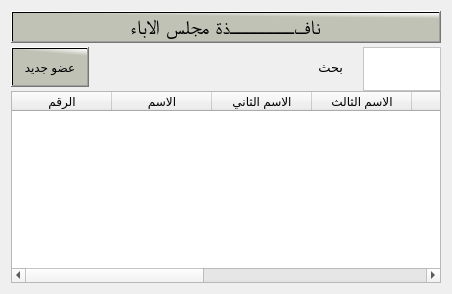
                   <widget class="QWidget" name="tab_242">
                    <attribute name="title">
                     <string>مجلس الاباء</string>
                    </attribute>
                    <layout class="QGridLayout" name="gridLayout_17">
                     <item row="0" column="0">
                      <layout class="QVBoxLayout" name="verticalLayout_140" stretch="5,5,90">
                       <property name="spacing">
                        <number>2</number>
                       </property>
                       <item>
                        <widget class="QPushButton" name="pushButton_274">
                         <property name="font">
                          <font>
                           <family>Motken K Sina</family>
                           <pointsize>15</pointsize>
                           <weight>9</weight>
                           <italic>false</italic>
                           <bold>false</bold>
                          </font>
                         </property>
                         <property name="cursor">
                          <cursorShape>PointingHandCursor</cursorShape>
                         </property>
                         <property name="styleSheet">
                          <string notr="true">background-color: qlineargradient(spread:pad, x1:0.964478, y1:0.193, x2:1, y2:0, stop:0 rgba(191, 194, 181, 255), stop:1 rgba(255, 255, 255, 255));
color:rgb(0, 0, 0);

  font: 75 15pt &quot;Motken K Sina&quot;;</string>
                         </property>
                         <property name="text">
                          <string>نافــــــــذة مجلس الاباء</string>
                         </property>
                         <property name="flat">
                          <bool>false</bool>
                         </property>
                        </widget>
                       </item>
                       <item>
                        <layout class="QHBoxLayout" name="horizontalLayout_225" stretch="20,40,20,20">
                         <property name="spacing">
                          <number>20</number>
                         </property>
                         <item>
                          <widget class="QPushButton" name="btnAddNewCouncilFathers">
                           <property name="maximumSize">
                            <size>
                             <width>120</width>
                             <height>40</height>
                            </size>
                           </property>
                           <property name="layoutDirection">
                            <enum>Qt::LeftToRight</enum>
                           </property>
                           <property name="styleSheet">
                            <string notr="true">background-color: qlineargradient(spread:pad, x1:0.964478, y1:0.193, x2:1, y2:0, stop:0 rgba(191, 194, 181, 255), stop:1 rgba(255, 255, 255, 255));
color:rgb(0, 0, 0);

font: 18pt &quot;Mohammad Annoktah&quot;;

font: 15pt &quot;PT Bold Heading&quot;;</string>
                           </property>
                           <property name="text">
                            <string>عضو جديد</string>
                           </property>
                           <property name="icon">
                            <iconset>
                             <normaloff>نظام المدرسة/اضافة.svg</normaloff>نظام المدرسة/اضافة.svg</iconset>
                           </property>
                           <property name="iconSize">
                            <size>
                             <width>30</width>
                             <height>30</height>
                            </size>
                           </property>
                          </widget>
                         </item>
                         <item>
                          <spacer name="horizontalSpacer_62">
                           <property name="orientation">
                            <enum>Qt::Horizontal</enum>
                           </property>
                           <property name="sizeHint" stdset="0">
                            <size>
                             <width>40</width>
                             <height>20</height>
                            </size>
                           </property>
                          </spacer>
                         </item>
                         <item>
                          <widget class="QLabel" name="label_194">
                           <property name="maximumSize">
                            <size>
                             <width>120</width>
                             <height>40</height>
                            </size>
                           </property>
                           <property name="font">
                            <font>
                             <family>Motken K Sina</family>
                             <pointsize>10</pointsize>
                             <weight>50</weight>
                             <italic>false</italic>
                             <bold>false</bold>
                            </font>
                           </property>
                           <property name="styleSheet">
                            <string notr="true"/>
                           </property>
                           <property name="text">
                            <string>بحث</string>
                           </property>
                          </widget>
                         </item>
                         <item>
                          <widget class="QTextEdit" name="txtCouncilFathersSearch">
                           <property name="sizePolicy">
                            <sizepolicy hsizetype="Expanding" vsizetype="Expanding">
                             <horstretch>0</horstretch>
                             <verstretch>0</verstretch>
                            </sizepolicy>
                           </property>
                           <property name="minimumSize">
                            <size>
                             <width>15</width>
                             <height>44</height>
                            </size>
                           </property>
                           <property name="maximumSize">
                            <size>
                             <width>250</width>
                             <height>40</height>
                            </size>
                           </property>
                           <property name="sizeIncrement">
                            <size>
                             <width>15</width>
                             <height>15</height>
                            </size>
                           </property>
                           <property name="layoutDirection">
                            <enum>Qt::LeftToRight</enum>
                           </property>
                           <property name="styleSheet">
                            <string notr="true">background-color:rgb(255, 255, 255);
color:rgb(0, 0, 0);
font: 10pt &quot;PT Bold Heading&quot;;</string>
                           </property>
                          </widget>
                         </item>
                        </layout>
                       </item>
                       <item>
                        <layout class="QHBoxLayout" name="horizontalLayout_226">
                         <item>
                          <widget class="QTableWidget" name="tblCouncilFathers">
                           <property name="styleSheet">
                            <string notr="true">QTableWidget {
    background-color: #FFFFFF;
    alternate-background-color:rgb(0, 0, 0);
    font: 9pt &quot;PT Bold Heading&quot;;
    font-weight: bold;
 color:rgb(0, 0, 0)
}

 background-color: qlineargradient(spread:pad, x1:0.964478, y1:0.193, x2:1, y2:0, stop:0 rgba(191, 194, 181, 255), stop:1 rgba(255, 255, 255, 255));
color:rgb(0, 0, 0);</string>
                           </property>
                           <column>
                            <property name="text">
                             <string>الرقم</string>
                            </property>
                           </column>
                           <column>
                            <property name="text">
                             <string>الاسم</string>
                            </property>
                           </column>
                           <column>
                            <property name="text">
                             <string>الاسم الثاني</string>
                            </property>
                           </column>
                           <column>
                            <property name="text">
                             <string>الاسم الثالث</string>
                            </property>
                           </column>
                           <column>
                            <property name="text">
                             <string>اللقب</string>
                            </property>
                           </column>
                           <column>
                            <property name="text">
                             <string>الهاتف</string>
                            </property>
                           </column>
                           <column>
                            <property name="text">
                             <string>تاريخ الميلاد</string>
                            </property>
                           </column>
                           <column>
                            <property name="text">
                             <string>المهمة</string>
                            </property>
                           </column>
                           <column>
                            <property name="text">
                             <string>العمليات</string>
                            </property>
                           </column>
                          </widget>
                         </item>
                        </layout>
                       </item>
                      </layout>
                     </item>
                    </layout>
                   </widget>
